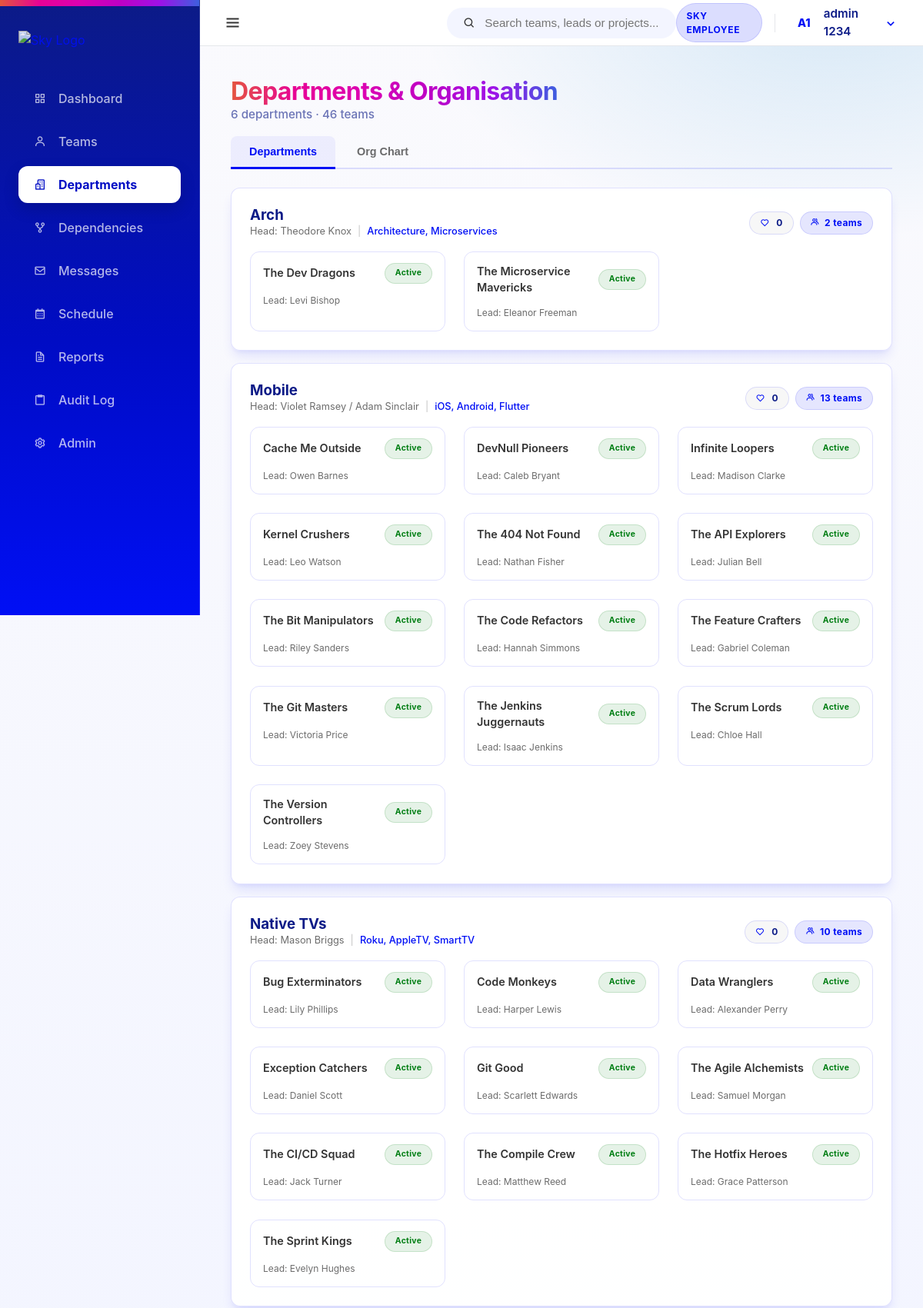
Page /organisation/ (signed in, upper part) on the committed database.
### core/models.py (models this page shows, shortened)
class User(AbstractUser):
    class Meta:
        verbose_name = 'User'
        verbose_name_plural = 'Users'

class Department(models.Model):
    department_id = models.AutoField(primary_key=True)
    department_name = models.CharField(max_length=100)
    department_lead_name = models.CharField(max_length=100)
    specialization = models.CharField(max_length=150, blank=True, null=True, help_text="e.g. Web Development, Cloud Infrastructure") # Rubric Requirement
    description = models.TextField()

class Team(models.Model):
    team_id = models.AutoField(primary_key=True)
    department = models.ForeignKey(Department, on_delete=models.CASCADE, related_name='teams')
    team_name = models.CharField(max_length=100)
    mission = models.TextField(blank=True) # High-Fi Requirement
    lead_email = models.EmailField(blank=True) # High-Fi Requirement
    team_leader_name = models.CharField(max_length=100, blank=True)
    work_stream = models.CharField(max_length=100)
    project_name = models.CharField(max_length=100)
    project_codebase = models.CharField(max_length=100)
    status = models.CharField(max_length=50, default='Active')
    tech_tags = models.TextField(blank=True, help_text="Comma separated tags")
    created_at = models.DateTimeField(auto_now_add=True)
    updated_at = models.DateTimeField(auto_now=True)

### organisation/views.py (the view)
# urls.py: path('', views.org_chart, name='org_chart'),
@login_required
def org_chart(request):
    try:
        departments = Department.objects.prefetch_related('teams').annotate(
            team_count=Count('teams'),
            vote_count=Count('votes')
        ).order_by('department_name')
        user_votes = []
        if request.user.is_authenticated:
            user_votes = DepartmentVote.objects.filter(voter=request.user).values_list('department_id', flat=True)
        dept_data = []
        for dept in departments:
            teams = dept.teams.all().order_by('team_name')
            dept_data.append({
                'department': dept,
                'teams': teams,
                'has_voted': dept.department_id in user_votes,
            })
        context = {
            'dept_data': dept_data,
            'total_departments': departments.count(),
            'total_teams': Team.objects.count(),
        }
        return render(request, 'organisation/org_chart.html', context)
    except Exception as error:
        return render(request, 'organisation/org_chart.html', {
            'dept_data': [],
            'error': str(error),
        })

### templates/organisation/org_chart.html (shortened to what this page needs)
{% extends 'base.html' %}
{% block content %}
<div class="flex-between mb-2 animate-slide-up">
    <div>
        <h1 class="spectrum-text" style="font-size: 2rem; letter-spacing: -0.02em;">Departments & Organisation</h1>
        <p style="color: var(--sky-header-blue); opacity: 0.6; font-weight: 500; font-size: 0.95rem;">
            {{ total_departments }} departments · {{ total_teams }} teams
        </p>
    </div>
</div>
<div class="tabs mb-3 animate-slide-up" style="animation-delay: 0.1s;">
    <button class="tab-btn active" onclick="switchTab('list', this)" id="tab-list">Departments</button>
    <button class="tab-btn" onclick="switchTab('org', this)" id="tab-org">Org Chart</button>
</div>
<div id="panel-list" class="animate-slide-up" style="animation-delay: 0.15s;">
    {% for item in dept_data %}
    <div class="card mb-2 spell-tilt spell-shine">
        <div class="flex-between mb-2">
            <div>
                <a href="{% url 'organisation:department_detail' item.department.department_id %}" style="text-decoration: none;">
                    <h3 style="color: var(--sky-header-blue);">{{ item.department.department_name }}</h3>
                </a>
                <p style="font-size: 0.8rem; color: var(--muted-foreground); display: flex; align-items: center; gap: 0.5rem;">
                    <span>Head: {{ item.department.department_lead_name }}</span>
                    {% if item.department.specialization %}
                    <span style="opacity: 0.4;">|</span>
                    <span style="color: var(--sky-primary); font-weight: 500;">{{ item.department.specialization }}</span>
                    {% endif %}
                </p>
            </div>
            <div class="flex gap-1">
                <span class="chip" style="background: rgba(3, 2, 19, 0.03); color: var(--sky-header-blue); border: 1px solid var(--border); font-size: 0.75rem;">
                    <i class='bx {% if item.has_voted %}bxs-heart{% else %}bx-heart{% endif %}' style="color: var(--sky-primary); margin-right: 0.2rem;"></i> {{ item.department.vote_count }}
                </span>
                <span class="chip chip-department">
                    <i class='bx bx-group' style="font-size: 0.8rem;"></i> {{ item.teams|length }} teams
                </span>
            </div>
        </div>
        <div class="grid-3">
            {% for team in item.teams %}
            <a href="{% url 'teams:team_detail' team.team_id %}" class="spell-tilt" style="text-decoration: none; color: inherit; border: 1px solid var(--border); border-radius: 12px; padding: 0.85rem 1rem; transition: all 0.2s ease; display: block;" onmouseover="this.style.background='var(--sky-tint-5)'" onmouseout="this.style.background='transparent'">
                <div class="flex-between mb-1">
                    <span style="font-size: 0.9rem; font-weight: 600;">{{ team.team_name }}</span>
                    <span class="chip {% if team.status == 'Active' %}chip-active{% elif team.status == 'Restructuring' %}chip-restructuring{% else %}chip-disbanded{% endif %}" style="font-size: 0.65rem;">
                        {{ team.status }}
                    </span>
                </div>
                <span style="font-size: 0.75rem; color: var(--muted-foreground);">Lead: {{ team.team_leader_name|default:"—" }}</span>
            </a>
            {% endfor %}
        </div>
    </div>
    {% endfor %}
</div>
{% endblock %}

### templates/base.html (shortened to what this page needs)
{% load static %}
<!DOCTYPE html>
<html lang="en">
<head>
    <link rel="stylesheet" href="{% static 'css/sky-layout.css' %}">
    <link rel="stylesheet" href="{% static 'css/style.css' %}">
    <link href='https://unpkg.com/boxicons@2.1.4/css/boxicons.min.css' rel='stylesheet'>
</head>
<body>
    <div class="app-container">
        <nav class="sidebar">
            <div class="sidebar-header">
                <a href="{% url 'core:dashboard' %}" class="logo-link">
                    <img src="{% static 'images/Sky-spectrum-rgb.png' %}" alt="Sky Logo" class="sky-logo-img sidebar-logo">
                </a>
            </div>
            <ul class="nav-links">
                <li class="nav-item">
                    <a href="{% url 'core:dashboard' %}" class="nav-link {% if request.resolver_match.url_name == 'dashboard' %}active{% endif %}">
                        <i class='bx bx-grid-alt'></i> <span class="nav-label">Dashboard</span>
                    </a>
                </li>
                <li class="nav-item">
                    <a href="{% url 'teams:team_list' %}" class="nav-link {% if 'teams' in request.path %}active{% endif %}">
                        <i class='bx bx-user'></i> <span class="nav-label">Teams</span>
                    </a>
                </li>
                <li class="nav-item">
                    <a href="{% url 'organisation:org_chart' %}" class="nav-link {% if 'organisation' in request.path and 'dependencies' not in request.path %}active{% endif %}">
                        <i class='bx bx-buildings' ></i> <span class="nav-label">Departments</span>
                    </a>
                </li>
                <li class="nav-item">
                    <a href="{% url 'organisation:dependencies' %}" class="nav-link {% if 'dependencies' in request.path %}active{% endif %}">
                        <i class='bx bx-git-repo-forked' ></i> <span class="nav-label">Dependencies</span>
                    </a>
                </li>
                <li class="nav-item">
                    <a href="{% url 'messages_app:inbox' %}" class="nav-link {% if 'messages' in request.path %}active{% endif %}">
                        <i class='bx bx-envelope' ></i> <span class="nav-label">Messages</span>
                    </a>
                </li>
                <li class="nav-item">
                    <a href="{% url 'schedule:calendar' %}" class="nav-link {% if 'schedule' in request.path %}active{% endif %}">
                        <i class='bx bx-calendar' ></i> <span class="nav-label">Schedule</span>
                    </a>
                </li>
                <li class="nav-item">
                    <a href="{% url 'reports:reports_home' %}" class="nav-link {% if 'reports' in request.path %}active{% endif %}">
                        <i class='bx bx-file' ></i> <span class="nav-label">Reports</span>
                    </a>
                </li>
                <li class="nav-item">
                    <a href="{% url 'core:audit_log' %}" class="nav-link {% if 'audit' in request.path %}active{% endif %}">
                        <i class='bx bx-clipboard' ></i> <span class="nav-label">Audit Log</span>
                    </a>
                </li>
                {% if user.is_superuser %}
                <li class="nav-item">
                    <a href="/admin/" class="nav-link">
                        <i class='bx bx-cog' ></i> <span class="nav-label">Admin</span>
                    </a>
                </li>
                {% endif %}
            </ul>
            </nav>
        <div class="main-wrapper">
            <header class="top-navbar" style="display: flex; align-items: center; justify-content: space-between; height: 60px;">
                <div class="navbar-left">
                    <button id="sidebar-toggle" class="sidebar-toggle-btn" aria-label="Toggle Sidebar">
                        <i class='bx bx-menu'></i>
                    </button>
                </div>
                <div class="navbar-middle">
                    <div class="search-bar-container" id="global-search">
                        <div class="search-bar">
                            <i class='bx bx-search'></i>
                            <input type="text" placeholder="Search teams, leads or projects..." id="search-input">
                        </div>
                    </div>
                </div>
                <div class="navbar-right" style="display: flex; align-items: center; gap: 12px;">
                    <span class="badge badge-blue" style="vertical-align: middle; display: inline-flex; align-items: center;">SKY EMPLOYEE</span>
                    <div class="nav-user-dropdown" id="user-dropdown-container" style="display: flex; align-items: center;">
                        <div class="nav-avatar-trigger" id="user-dropdown-btn" style="display: flex; align-items: center;">
                            <div class="avatar-circle small">
                                {% if user.first_name %}{{ user.first_name|first|upper }}{% else %}{{ user.username|first|upper }}{% endif %}{% if user.last_name %}{{ user.last_name|first|upper }}{% endif %}
                            </div>
                            <span class="user-fullname">{{ user.get_full_name|default:user.username }}</span>
                            <i class='bx bx-chevron-down'></i>
                        </div>
                    </div>
                </div>
            </header>
            <main class="content-area animate-slide-up">
                {% block content %}{% endblock %}
            </main>
        </div>
    </div>
</body>
</html>

### assets/css/style.css (style rules this page uses)
.card { background: var(--card); border: 1px solid var(--border); box-shadow: var(--shadow-md); border-radius: var(--radius); padding: 1.5rem; transition: transform 0.3s ease, box-shadow 0.3s ease; position: relative; overflow: hidden; }
.spectrum-text { background: var(--sky-spectrum); -webkit-background-clip: text; background-clip: text; color: transparent; display: inline-block; }
.badge { padding: 0.4rem 0.8rem; border-radius: 99px; font-size: 0.75rem; font-weight: 700; letter-spacing: 0.05em; }
.badge-blue { background: var(--sky-tint-14); color: var(--sky-primary); border: 1px solid var(--border); }
.animate-slide-up { animation: fadeInSlideUp 0.5s cubic-bezier(0.16, 1, 0.3, 1) forwards; }
.avatar-circle { width: 36px; height: 36px; background: white; color: var(--sky-primary); border-radius: 50%; display: flex; align-items: center; justify-content: center; font-weight: 800; font-size: 0.85rem; }
.animate-slide-up { opacity: 0; transform: translateY(20px); animation: fadeInSlideUp 0.6s cubic-bezier(0.16, 1, 0.3, 1) forwards; }
.mb-1 { margin-bottom: 0.5rem; }
.mb-2 { margin-bottom: 1rem; }
.chip { display: inline-flex; align-items: center; gap: 0.35rem; padding: 0.3rem 0.8rem; border-radius: 99px; font-size: 0.75rem; font-weight: 700; letter-spacing: 0.03em; white-space: nowrap; transition: all 0.2s ease; border: 1px solid transparent; }
.chip-active { background: rgba(0, 126, 19, 0.1); color: var(--sky-positive); border-color: rgba(0, 126, 19, 0.15); }
.chip-department { background: var(--sky-tint-10); color: var(--sky-primary); border-color: var(--border); }
.tabs { display: flex; gap: 0.25rem; border-bottom: 2px solid var(--border); padding-bottom: 0; }
.tab-btn { padding: 0.75rem 1.5rem; font-size: 0.9rem; font-weight: 600; color: var(--muted-foreground); border: none; background: none; cursor: pointer; border-bottom: 3px solid transparent; margin-bottom: -2px; transition: all 0.2s ease; border-radius: 8px 8px 0 0; }
.tab-btn.active { color: var(--sky-primary); border-bottom-color: var(--sky-primary); background: var(--sky-tint-5); font-weight: 700; }
.grid-3 { display: grid; grid-template-columns: repeat(3, 1fr); gap: 1.5rem; }
.flex { display: flex; }
.flex-between { display: flex; justify-content: space-between; align-items: center; }
.gap-1 { gap: 0.5rem; }
.mb-3 { margin-bottom: 1.5rem; }
.sidebar-toggle-btn { background: transparent; border: none; font-size: 1.5rem; color: var(--sky-text); cursor: pointer; display: flex; align-items: center; justify-content: center; border-radius: 8px; padding: 0.4rem; transition: all 0.2s ease; }
.sidebar { transition: width 0.3s ease; overflow-x: hidden; }
.main-wrapper { margin-left: 260px; transition: margin-left 0.3s ease; }
.nav-link { white-space: nowrap; overflow: hidden; align-items: center; }
.nav-label { transition: opacity 0.2s ease; opacity: 1; }
.sky-logo-img.sidebar-logo { transition: opacity 0.2s ease; width: 100%; }
.nav-user-dropdown { position: relative; }
.nav-avatar-trigger { display: flex; align-items: center; gap: 0.75rem; cursor: pointer; padding: 0.25rem 0.5rem; border-radius: 8px; transition: background 0.2s ease; }
.avatar-circle.small { width: 35px; height: 35px; font-size: 0.9rem; }
.user-fullname { font-weight: 600; color: var(--sky-header-blue); font-size: 0.95rem; }
.nav-avatar-trigger i { color: var(--sky-primary); font-size: 1.25rem; transition: transform 0.2s ease; }
.spell-tilt { transition: transform 0.4s cubic-bezier(0.175, 0.885, 0.32, 1.275); will-change: transform; }
.spell-shine { position: relative; overflow: hidden; }
.spell-shine::after { content: ''; position: absolute; top: -50%; left: -150%; width: 200%; height: 200%; background: linear-gradient( 45deg, rgba(255, 255, 255, 0) 0%, rgba(255, 255, 255, 0.05) 45%, rgba(255, 255, 255, 0.3) 50%, rgba(255, 255, 255, 0.05) 55%, rgba(255, 255, 255, 0) 100% ); transform: rotate(-45deg); transition: all 0.8s ease; pointer-events: none; opacity: 0; z-index: 2; }

### rows in the picture
User: first_name|first "A", last_name|first "1", get_full_name "admin 1234"
Department: department.department_name "Arch", department.department_lead_name "Theodore Knox", department.specialization "Architecture, Microservices", department.vote_count "0", teams|length "2"
Team: team_name "The Dev Dragons", status "Active", team_leader_name "Levi Bishop"
Team: team_name "The Microservice Mavericks", status "Active", team_leader_name "Eleanor Freeman"
Department: department.department_name "Mobile", department.department_lead_name "Violet Ramsey / Adam Sinclair", department.specialization "iOS, Android, Flutter", department.vote_count "0", teams|length "13"
Team: team_name "Cache Me Outside", status "Active", team_leader_name "Owen Barnes"
Team: team_name "DevNull Pioneers", status "Active", team_leader_name "Caleb Bryant"
Team: team_name "Infinite Loopers", status "Active", team_leader_name "Madison Clarke"
Team: team_name "Kernel Crushers", status "Active", team_leader_name "Leo Watson"
Team: team_name "The 404 Not Found", status "Active", team_leader_name "Nathan Fisher"
Team: team_name "The API Explorers", status "Active", team_leader_name "Julian Bell"
Team: team_name "The Bit Manipulators", status "Active", team_leader_name "Riley Sanders"
Team: team_name "The Code Refactors", status "Active", team_leader_name "Hannah Simmons"
Team: team_name "The Feature Crafters", status "Active", team_leader_name "Gabriel Coleman"
Team: team_name "The Git Masters", status "Active", team_leader_name "Victoria Price"
Team: team_name "The Jenkins Juggernauts", status "Active", team_leader_name "Isaac Jenkins"
Team: team_name "The Scrum Lords", status "Active", team_leader_name "Chloe Hall"
Team: team_name "The Version Controllers", status "Active", team_leader_name "Zoey Stevens"
Department: department.department_name "Native TVs", department.department_lead_name "Mason Briggs", department.specialization "Roku, AppleTV, SmartTV", department.vote_count "0", teams|length "10"
Team: team_name "Bug Exterminators", status "Active", team_leader_name "Lily Phillips"
Team: team_name "Code Monkeys", status "Active", team_leader_name "Harper Lewis"
Team: team_name "Data Wranglers", status "Active", team_leader_name "Alexander Perry"
Team: team_name "Exception Catchers", status "Active", team_leader_name "Daniel Scott"
Team: team_name "Git Good", status "Active", team_leader_name "Scarlett Edwards"
Team: team_name "The Agile Alchemists", status "Active", team_leader_name "Samuel Morgan"
Team: team_name "The CI/CD Squad", status "Active", team_leader_name "Jack Turner"
Team: team_name "The Compile Crew", status "Active", team_leader_name "Matthew Reed"
Team: team_name "The Hotfix Heroes", status "Active", team_leader_name "Grace Patterson"
Team: team_name "The Sprint Kings", status "Active", team_leader_name "Evelyn Hughes"

### other values in the picture
{{ total_departments }} "6"
{{ total_teams }} "46"
